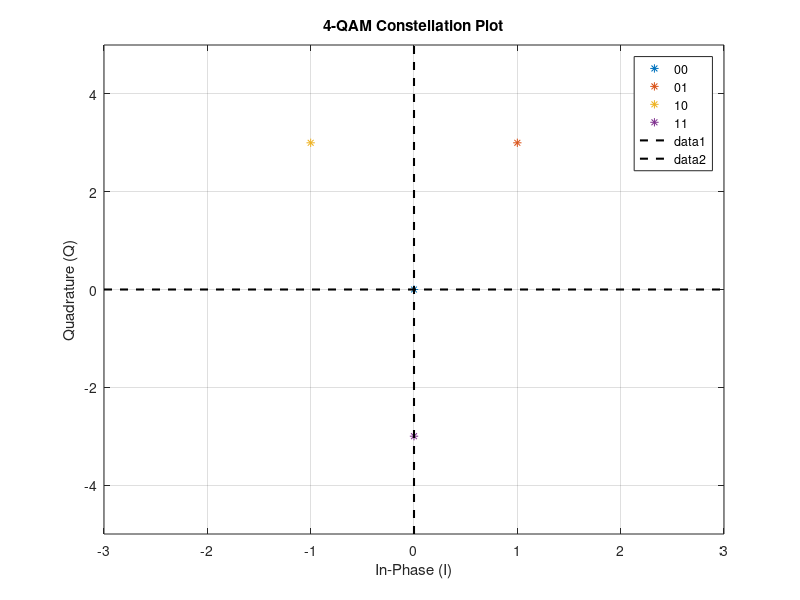
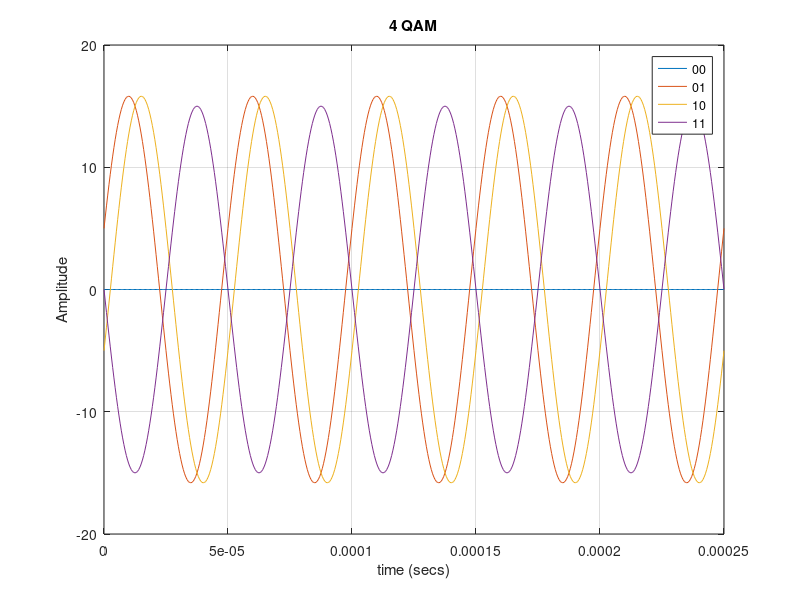

MATLAB code to generate these figures, in order:
clear; clc; close all;
% Simulation parameters
%
% --------------------
% - Given parameters - 
% --------------------
%
Ac = 5; % Amplitude for carrier
fc = 20E3; rc = fc*2*pi;% Frequency of carrier
Tb = 250E-6; rb = 1/Tb;% Datarate bits/sec

% ---------------------------------
% - Operator Chossen parameters - 
% ---------------------------------
% Simulation Specific Input
%
Ts = Tb/500; % Sample Time Period (100 Samples per bit time)
fs = 1/Ts; % Sample Frequency
intT = Tb*fs; intF = 1/intT; % Samples in one period
startTime = 0; % Simulation Start Time (sec) (Do not change from 0)
stopTime = Tb; % Simulation Stop Time (sec)
t = startTime:Ts:stopTime; % Time vector
samL = length(t);

% Quadratre
%
Q = Ac*sin(rc*t);

% In phase
%
I = Ac*cos(rc*t);

% Bit squence
%
zeroQ = 0;
zeroI = 0;
oneQ = 3;
oneI = 1;
twoQ = 3;
twoI = -1;
threeQ = -3;
threeI = 0;

% Plot constelation plot
%
plot(zeroI, zeroQ, '*');
hold on
plot(oneI, oneQ, '*');
plot(twoI, twoQ, '*');
plot(threeI, threeQ, '*');
axis([-3 3 -5 5]);
xlabel('In-Phase (I)');
ylabel('Quadrature (Q)');
title('4-QAM Constellation Plot');
legend('00','01','10','11');
plot([0 0], ylim, '--k', 'LineWidth',1.5); % Axis x-axis
plot(xlim, [0 0], '--k', 'LineWidth',1.5); % Axis y-axis
grid on;

% Create signals
%
symZero = zeroQ*Q + zeroI*I;
symOne = oneQ*Q + oneI*I;
symTwo = twoQ*Q + twoI*I;
symThree = threeQ*Q + threeI*I;

% Find energy in 4-QAM for each symbol
%
Pzero = sum(symZero.^2)/(Tb*fs)
Pone = sum(symOne.^2)/(Tb*fs)
Ptwo = sum(symTwo.^2)/(Tb*fs)
Pthree = sum(symThree.^2)/(Tb*fs)

% Plot all three
figure();
plot(t, symZero, t, symOne, t, symTwo, t, symThree);
grid on;
xlabel('time (secs)');
ylabel('Amplitude');
title('4 QAM');
legend('00','01','10','11');


%% SNR Calculation
clear; clc;

% Max energy of Rx signal
%
ETx = 250;
% Probability of Error for each SNR
%
SNR = [inf 12 10 8 6 4 2 0];
i=1;
for SNRi = SNR
    N0(i) = (ETx)/db2mag(SNRi);
    Perror(i) = qfunc(sqrt(ETx/(2*N0(i))));   
    i = i+1;
end
% Convert N0 to dB
%
N0dB = mag2db(N0);

% Print out to console
%
disp(N0)
disp(N0dB)